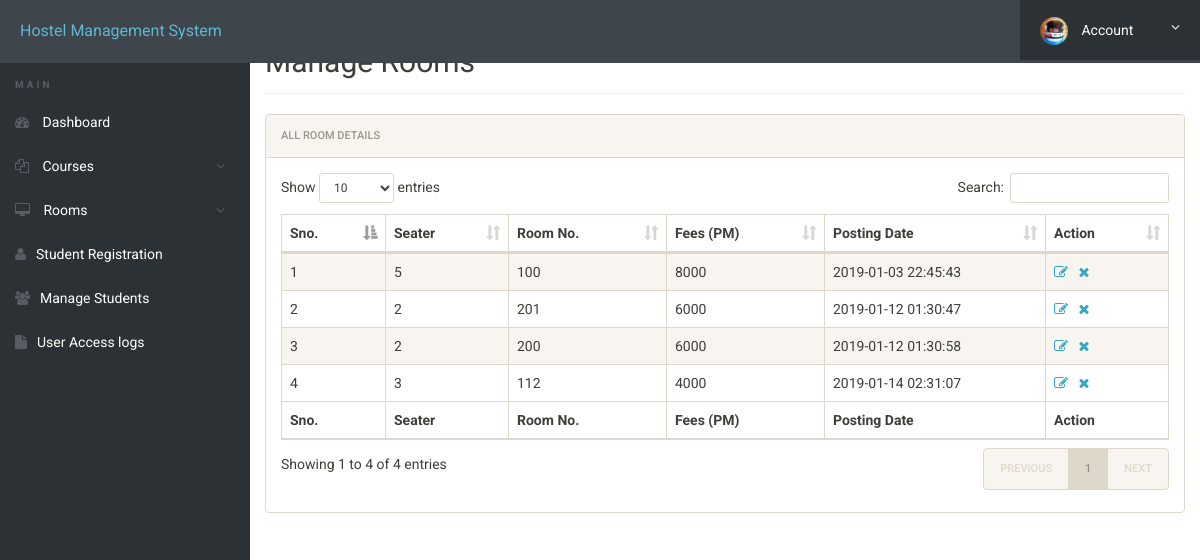
The app's page /admin/manage-rooms.php (signed in) with its own data.
### tables this page shows
CREATE TABLE `rooms` (
  `id` int(11) NOT NULL,
  `seater` int(11) NOT NULL,
  `room_no` int(11) NOT NULL,
  `fees` int(11) NOT NULL,
  `posting_date` timestamp NOT NULL DEFAULT CURRENT_TIMESTAMP
);

### admin/manage-rooms.php (the view, shortened to what this page needs)
<?php
include('includes/config.php');
?>
<!doctype html>
<html lang="en" class="no-js">
<head>
	<link rel="stylesheet" href="css/font-awesome.min.css">
	<link rel="stylesheet" href="css/bootstrap.min.css">
	<link rel="stylesheet" href="css/dataTables.bootstrap.min.css">
	<link rel="stylesheet" href="css/bootstrap-social.css">
	<link rel="stylesheet" href="css/bootstrap-select.css">
	<link rel="stylesheet" href="css/fileinput.min.css">
	<link rel="stylesheet" href="css/awesome-bootstrap-checkbox.css">
	<link rel="stylesheet" href="css/style.css">
</head>
<body>
	<?php include('includes/header.php');?>
	<div class="ts-main-content">
			<?php include('includes/sidebar.php');?>
		<div class="content-wrapper">
			<div class="container-fluid">
				<div class="row">
					<div class="col-md-12">
						<h2 class="page-title">Manage Rooms</h2>
						<div class="panel panel-default">
							<div class="panel-heading">All Room Details</div>
							<div class="panel-body">
								<table id="zctb" class="display table table-striped table-bordered table-hover" cellspacing="0" width="100%">
									<thead>
										<tr>
											<th>Sno.</th>
											<th>Seater</th>
											<th>Room No.</th>
											<th>Fees (PM) </th>
											<th>Posting Date  </th>
											<th>Action</th>
										</tr>
									</thead>
									<tfoot>
										<tr>
											<th>Sno.</th>
											<th>Seater</th>
											<th>Room No.</th>
											<th>Fees (PM) </th>
											<th>Posting Date  </th>
											<th>Action</th>
										</tr>
									</tfoot>
									<tbody>
<?php
$ret="select * from rooms";
$stmt= $mysqli->prepare($ret) ;
$stmt->execute() ;
$res=$stmt->get_result();
$cnt=1;
while($row=$res->fetch_object())
	  {
	  	?>
<tr><td><?php echo $cnt;;?></td>
<td><?php echo $row->seater;?></td>
<td><?php echo $row->room_no;?></td>
<td><?php echo $row->fees;?></td>
<td><?php echo $row->posting_date;?></td>
<td><a href="edit-room.php?id=<?php echo $row->id;?>"><i class="fa fa-edit"></i></a>&nbsp;&nbsp;
<a href="manage-rooms.php?del=<?php echo $row->id;?>" onclick="return confirm("Do you want to delete");"><i class="fa fa-close"></i></a></td>
										</tr>
									<?php
$cnt=$cnt+1;
									 } ?>
									</tbody>
								</table>
							</div>
						</div>
					</div>
				</div>
			</div>
		</div>
	</div>
</body>
</html>

### admin/includes/header.php (shortened to what this page needs)
<div class="brand clearfix">
		<a href="#" class="logo" style="font-size:16px;">Hostel Management System</a>
		<ul class="ts-profile-nav">
			<li class="ts-account">
				<a href="#"><img src="img/ts-avatar.jpg" class="ts-avatar hidden-side" alt=""> Account <i class="fa fa-angle-down hidden-side"></i></a>
			</li>
		</ul>
	</div>

### admin/includes/sidebar.php (shortened to what this page needs)
<nav class="ts-sidebar">
			<ul class="ts-sidebar-menu">
				<li class="ts-label">Main</li>
				<li><a href="dashboard.php"><i class="fa fa-dashboard"></i> Dashboard</a></li>
					<li><a href="#"><i class="fa fa-files-o"></i> Courses</a>
				</li>
					<li><a href="#"><i class="fa fa-desktop"></i> Rooms</a>
				</li>
				<li><a href="registration.php"><i class="fa fa-user"></i>Student Registration</a></li>
				<li><a href="manage-students.php"><i class="fa fa-users"></i>Manage Students</a></li>
				<li><a href="access-log.php"><i class="fa fa-file"></i>User Access logs</a></li>
		</nav>

### admin/css/style.css (style rules this page uses)
html { font-size: 14px; }
@media only screen and (min-width: 480px) { html { font-size: 17px; } }
@media only screen and (min-width: 768px) { html { font-size: 14px; } }
body { font-size: 1em; }
a { color: #37a6c4; }
.panel { overflow: hidden; }
ul, li { margin: 0; padding: 0; list-style: none; }
.page-title { padding-bottom: 15px; margin-bottom: 20px; border-bottom: 1px solid #f0f0f0; }
.brand { background: #3e454c; position: relative; z-index: 3; position: fixed; width: 100%; top: 0; }
.brand .logo { box-sizing: border-box; padding: 20px; float: left; display: block; width: 200px; }
@media only screen and (min-width: 992px) { .brand .logo { width: 250px; } }
.brand .ts-profile-nav { float: right; display: none; }
.brand .ts-profile-nav li { float: left; position: relative; }
.brand .ts-profile-nav li a { display: block; padding: 20px; color: #fff; }
.brand .ts-profile-nav .ts-account .fa-angle-down { float: right; }
.brand .ts-profile-nav .ts-account > a { width: 180px; background: #2c3136; }
.brand .ts-profile-nav .ts-account .ts-avatar { border-radius: 50%; height: 28px; margin: -10px 0; margin-right: 10px; }
@media only screen and (min-width: 992px) { .brand .ts-profile-nav { display: block; } }
.ts-sidebar { background: #2c3136; max-height: 0; transition: max-height 0.3s; overflow: hidden; position: fixed; z-index: 2; width: 100%; bottom: 0; top: 60px; overflow-y: auto; }
@media only screen and (min-width: 992px) { .ts-sidebar { max-height: 100%; bottom: 0; } }
.ts-sidebar-menu .ts-label { color: #585c64; font-weight: bold; padding: 8px 15px; text-transform: uppercase; font-size: 10px; letter-spacing: 3px; margin-top: 10px; }
.ts-sidebar-menu a { display: block; text-decoration: none; padding: 12px 15px; color: #fff; }
.ts-sidebar-menu li { position: relative; }
.ts-sidebar-menu li i { color: #585c64; margin-right: 10px; }
.ts-main-content .content-wrapper { padding-top: 15px; margin-top: 10px; }
@media only screen and (min-width: 992px) { .ts-main-content .ts-sidebar { width: 250px; float: left; } }
@media only screen and (min-width: 992px) { .ts-main-content .content-wrapper { margin-left: 250px; } }

### records on screen
rooms: seater "5", room_no "100", fees "8000", posting_date "2019-01-03 22:45:43"
rooms: seater "2", room_no "201", fees "6000", posting_date "2019-01-12 01:30:47"
rooms: seater "2", room_no "200", fees "6000", posting_date "2019-01-12 01:30:58"
rooms: seater "3", room_no "112", fees "4000", posting_date "2019-01-14 02:31:07"
